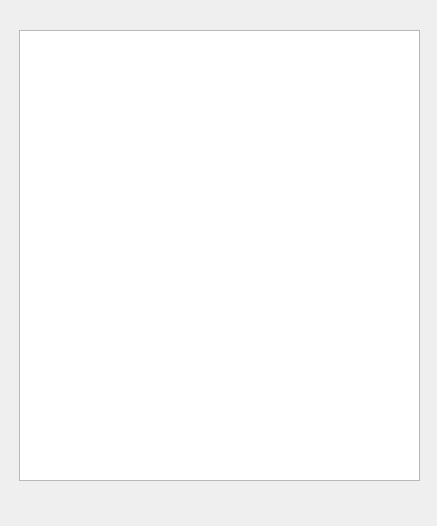
<?xml version="1.0" encoding="UTF-8"?>
<ui version="4.0">
 <class>TripWindow</class>
 <widget class="QDialog" name="TripWindow">
  <property name="geometry">
   <rect>
    <x>0</x>
    <y>0</y>
    <width>437</width>
    <height>526</height>
   </rect>
  </property>
  <property name="windowTitle">
   <string>Trip Totals</string>
  </property>
  <property name="windowOpacity">
   <double>0.920000000000000</double>
  </property>
  <property name="styleSheet">
   <string notr="true">QToolTip {
    border: 1px solid #76797C;
    background-color: #5A7566;
    color: white;
    padding: 0px;                /*remove padding, for fix combobox tooltip.*/
    opacity: 200;
}

QWidget {
    background: qlineargradient(x1:0 y1:0, x2:1 y2:0, stop:0 #000000, stop:1 #434343);

    selection-background-color: #3daee9;
    selection-color: #eff0f1;
    background-clip: border;
    border-image: none;
    border: 0px transparent black;
    outline: 0;
}
QHBoxLayout {
    background-color:black;
}

QWidget:item:hover {
    background-color: #18465d;
    color: #eff0f1;
}

QWidget:item:selected {
    background-color: #18465d;
}

QCheckBox {
    spacing: 5px;
    outline: none;
    color: #eff0f1;
    margin-bottom: 2px;
}

QCheckBox:disabled {
    color: #76797C;
}

QCheckBox::indicator,
QGroupBox::indicator {
    width: 18px;
    height: 18px;
}

QGroupBox::indicator {
    margin-left: 2px;
}

QCheckBox::indicator:unchecked {
    image: url(:/qss_icons/rc/checkbox_unchecked.png);
}

QCheckBox::indicator:unchecked:hover,
QCheckBox::indicator:unchecked:focus,
QCheckBox::indicator:unchecked:pressed,
QGroupBox::indicator:unchecked:hover,
QGroupBox::indicator:unchecked:focus,
QGroupBox::indicator:unchecked:pressed {
    border: none;
    image: url(:/qss_icons/rc/checkbox_unchecked_focus.png);
}

QCheckBox::indicator:checked {
    image: url(:/qss_icons/rc/checkbox_checked.png);
}

QCheckBox::indicator:checked:hover,
QCheckBox::indicator:checked:focus,
QCheckBox::indicator:checked:pressed,
QGroupBox::indicator:checked:hover,
QGroupBox::indicator:checked:focus,
QGroupBox::indicator:checked:pressed {
    border: none;
    image: url(:/qss_icons/rc/checkbox_checked_focus.png);
}

QCheckBox::indicator:indeterminate {
    image: url(:/qss_icons/rc/checkbox_indeterminate.png);
}

QCheckBox::indicator:indeterminate:focus,
QCheckBox::indicator:indeterminate:hover,
QCheckBox::indicator:indeterminate:pressed {
    image: url(:/qss_icons/rc/checkbox_indeterminate_focus.png);
}

QCheckBox::indicator:checked:disabled,
QGroupBox::indicator:checked:disabled {
    image: url(:/qss_icons/rc/checkbox_checked_disabled.png);
}

QCheckBox::indicator:unchecked:disabled,
QGroupBox::indicator:unchecked:disabled {
    image: url(:/qss_icons/rc/checkbox_unchecked_disabled.png);
}

QRadioButton {
    spacing: 5px;
    outline: none;
    color: #eff0f1;
    margin-bottom: 2px;
}

QRadioButton:disabled {
    color: #76797C;
}

QRadioButton::indicator {
    width: 21px;
    height: 21px;
}

QRadioButton::indicator:unchecked {
    image: url(:/qss_icons/rc/radio_unchecked.png);
}

QRadioButton::indicator:unchecked:hover,
QRadioButton::indicator:unchecked:focus,
QRadioButton::indicator:unchecked:pressed {
    border: none;
    outline: none;
    image: url(:/qss_icons/rc/radio_unchecked_focus.png);
}

QRadioButton::indicator:checked {
    border: none;
    outline: none;
    image: url(:/qss_icons/rc/radio_checked.png);
}

QRadioButton::indicator:checked:hover,
QRadioButton::indicator:checked:focus,
QRadioButton::indicator:checked:pressed {
    border: none;
    outline: none;
    image: url(:/qss_icons/rc/radio_checked_focus.png);
}

QRadioButton::indicator:checked:disabled {
    outline: none;
    image: url(:/qss_icons/rc/radio_checked_disabled.png);
}

QRadioButton::indicator:unchecked:disabled {
    image: url(:/qss_icons/rc/radio_unchecked_disabled.png);
}

QMenuBar {
    background-color: #31363b;
    color: #eff0f1;
}

QMenuBar::item {
    background: transparent;
}

QMenuBar::item:selected {
    background: transparent;
    border: 1px solid #76797C;
}

QMenuBar::item:pressed {
    border: 1px solid #76797C;
    background-color: #3daee9;
    color: #eff0f1;
    margin-bottom: -1px;
    padding-bottom: 1px;
}

QMenu {
    border: 1px solid #76797C;
    color: #eff0f1;
    margin: 2px;
}

QMenu::icon {
    margin: 5px;
}

QMenu::item {
    padding: 5px 30px 5px 30px;
    border: 1px solid transparent;
    /* reserve space for selection border */
}

QMenu::item:selected {
    color: #eff0f1;
}

QMenu::separator {
    height: 2px;
    background: lightblue;
    margin-left: 10px;
    margin-right: 5px;
}

QMenu::indicator {
    width: 18px;
    height: 18px;
}


/* non-exclusive indicator = check box style indicator
   (see QActionGroup::setExclusive) */

QMenu::indicator:non-exclusive:unchecked {
    image: url(:/qss_icons/rc/checkbox_unchecked.png);
}

QMenu::indicator:non-exclusive:unchecked:selected {
    image: url(:/qss_icons/rc/checkbox_unchecked_disabled.png);
}

QMenu::indicator:non-exclusive:checked {
    image: url(:/qss_icons/rc/checkbox_checked.png);
}

QMenu::indicator:non-exclusive:checked:selected {
    image: url(:/qss_icons/rc/checkbox_checked_disabled.png);
}


/* exclusive indicator = radio button style indicator (see QActionGroup::setExclusive) */

QMenu::indicator:exclusive:unchecked {
    image: url(:/qss_icons/rc/radio_unchecked.png);
}

QMenu::indicator:exclusive:unchecked:selected {
    image: url(:/qss_icons/rc/radio_unchecked_disabled.png);
}

QMenu::indicator:exclusive:checked {
    image: url(:/qss_icons/rc/radio_checked.png);
}

QMenu::indicator:exclusive:checked:selected {
    image: url(:/qss_icons/rc/radio_checked_disabled.png);
}

QMenu::right-arrow {
    margin: 5px;
    image: url(:/qss_icons/rc/right_arrow.png)
}

QWidget:disabled {
    color: #454545;
    background-color: #31363b;
}

QAbstractItemView {
    alternate-background-color: #31363b;
    color: #eff0f1;
    border: 1px solid #3A3939;
    border-radius: 2px;
}

QWidget:focus,
QMenuBar:focus {
    border: 1px solid #3daee9;
}

QTabWidget:focus,
QCheckBox:focus,
QRadioButton:focus,
QSlider:focus {
    border: none;
}

QLineEdit {
    background-color: #232629;
    padding: 5px;
    border-style: solid;
    border: 1px solid #76797C;
    border-radius: 2px;
    color: #eff0f1;
}

QAbstractItemView QLineEdit {
    padding: 0;
}

QGroupBox {
    border: 1px solid #76797C;
    border-radius: 2px;
    margin-top: 20px;
}

QGroupBox::title {
    subcontrol-origin: margin;
    subcontrol-position: top center;
    padding-left: 10px;
    padding-right: 10px;
    padding-top: 10px;
}

QAbstractScrollArea {
    border-radius: 2px;
    border: 1px solid #76797C;
    background-color: transparent;
}

QScrollBar:horizontal {
    height: 15px;
    margin: 3px 15px 3px 15px;
    border: 1px transparent #2A2929;
    border-radius: 4px;
    background-color: #2A2929;
}

QScrollBar::handle:horizontal {
    background-color: #605F5F;
    min-width: 5px;
    border-radius: 4px;
}

QScrollBar::add-line:horizontal {
    margin: 0px 3px 0px 3px;
    border-image: url(:/qss_icons/rc/right_arrow_disabled.png);
    width: 10px;
    height: 10px;
    subcontrol-position: right;
    subcontrol-origin: margin;
}

QScrollBar::sub-line:horizontal {
    margin: 0px 3px 0px 3px;
    border-image: url(:/qss_icons/rc/left_arrow_disabled.png);
    height: 10px;
    width: 10px;
    subcontrol-position: left;
    subcontrol-origin: margin;
}

QScrollBar::add-line:horizontal:hover,
QScrollBar::add-line:horizontal:on {
    border-image: url(:/qss_icons/rc/right_arrow.png);
    height: 10px;
    width: 10px;
    subcontrol-position: right;
    subcontrol-origin: margin;
}

QScrollBar::sub-line:horizontal:hover,
QScrollBar::sub-line:horizontal:on {
    border-image: url(:/qss_icons/rc/left_arrow.png);
    height: 10px;
    width: 10px;
    subcontrol-position: left;
    subcontrol-origin: margin;
}

QScrollBar::up-arrow:horizontal,
QScrollBar::down-arrow:horizontal {
    background: none;
}

QScrollBar::add-page:horizontal,
QScrollBar::sub-page:horizontal {
    background: none;
}

QScrollBar:vertical {
    background-color: #2A2929;
    width: 15px;
    margin: 15px 3px 15px 3px;
    border: 1px transparent #2A2929;
    border-radius: 4px;
}

QScrollBar::handle:vertical {
    background-color: #605F5F;
    min-height: 5px;
    border-radius: 4px;
}

QScrollBar::sub-line:vertical {
    margin: 3px 0px 3px 0px;
    border-image: url(:/qss_icons/rc/up_arrow_disabled.png);
    height: 10px;
    width: 10px;
    subcontrol-position: top;
    subcontrol-origin: margin;
}

QScrollBar::add-line:vertical {
    margin: 3px 0px 3px 0px;
    border-image: url(:/qss_icons/rc/down_arrow_disabled.png);
    height: 10px;
    width: 10px;
    subcontrol-position: bottom;
    subcontrol-origin: margin;
}

QScrollBar::sub-line:vertical:hover,
QScrollBar::sub-line:vertical:on {
    border-image: url(:/qss_icons/rc/up_arrow.png);
    height: 10px;
    width: 10px;
    subcontrol-position: top;
    subcontrol-origin: margin;
}

QScrollBar::add-line:vertical:hover,
QScrollBar::add-line:vertical:on {
    border-image: url(:/qss_icons/rc/down_arrow.png);
    height: 10px;
    width: 10px;
    subcontrol-position: bottom;
    subcontrol-origin: margin;
}

QScrollBar::up-arrow:vertical,
QScrollBar::down-arrow:vertical {
    background: none;
}

QScrollBar::add-page:vertical,
QScrollBar::sub-page:vertical {
    background: none;
}

QTextEdit {
    background-color: #232629;
    color: #eff0f1;
    border: 1px solid #76797C;
}

QPlainTextEdit {
    background-color: #232629;
    ;
    color: #eff0f1;
    border-radius: 2px;
    border: 1px solid #76797C;
}

QHeaderView::section {
    background-color: #76797C;
    color: #eff0f1;
    padding: 5px;
    border: 1px solid #76797C;
}

QSizeGrip {
    image: url(:/qss_icons/rc/sizegrip.png);
    width: 12px;
    height: 12px;
}

QMainWindow::separator {
    background-color: #31363b;
    color: white;
    padding-left: 4px;
    spacing: 2px;
    border: 1px dashed #76797C;
}

QMainWindow::separator:hover {
    background-color: #787876;
    color: white;
    padding-left: 4px;
    border: 1px solid #76797C;
    spacing: 2px;
}

QMenu::separator {
    height: 1px;
    background-color: #76797C;
    color: white;
    padding-left: 4px;
    margin-left: 10px;
    margin-right: 5px;
}

QFrame {
    border-radius: 2px;
    border: 1px solid #76797C;
}

QFrame[frameShape=&quot;0&quot;] {
    border-radius: 2px;
    border: 1px transparent #76797C;
}

QStackedWidget {
    border: 1px transparent black;
}

QToolBar {
    border: 1px transparent #393838;
    background: 1px solid #31363b;
    font-weight: bold;
}

QToolBar::handle:horizontal {
    image: url(:/qss_icons/rc/Hmovetoolbar.png);
}

QToolBar::handle:vertical {
    image: url(:/qss_icons/rc/Vmovetoolbar.png);
}

QToolBar::separator:horizontal {
    image: url(:/qss_icons/rc/Hsepartoolbar.png);
}

QToolBar::separator:vertical {
    image: url(:/qss_icons/rc/Vsepartoolbar.png);
}

QToolButton#qt_toolbar_ext_button {
    background: #58595a
}

QPushButton {
    color: white;
    background: qlineargradient(x1:0 y1:0, x2:1 y2:0, stop:0 #333333, stop:1 #dd1818);

    border-width: 1px;
    border-color: rgb(255, 0, 24);
    border-style: solid;
    padding: 5px;
    border-radius: 2px;
    outline: none;
}

QPushButton:pressed {
    background-color: #e65c00;
    padding-top: -15px;
    padding-bottom: -17px;
}

QComboBox {
    selection-background-color: #3daee9;
    border-style: solid;
    border: 1px solid #76797C;
    border-radius: 2px;
    padding: 5px;
    min-width: 75px;
}

QPushButton:checked {
    background-color: #76797C;
    border-color: #6A6969;
}

QComboBox:hover,
QPushButton:hover,
QAbstractSpinBox:hover,
QLineEdit:hover,
QTextEdit:hover,
QPlainTextEdit:hover,
QAbstractView:hover,
QTreeView:hover {
    border: 2px solid yellow;
    color: yellow;
}

QComboBox:on {
    padding-top: 3px;
    padding-left: 4px;
    selection-background-color: rgba(255, 0, 0, 0.5);
}

QComboBox QAbstractItemView {
    background-color: #232629;
    border-radius: 2px;
    border: 1px solid #76797C;
    selection-background-color: #18465d;
}

QComboBox::drop-down {
    subcontrol-origin: padding;
    subcontrol-position: top right;
    width: 15px;
    border-left-width: 0px;
    border-left-color: darkgray;
    border-left-style: solid;
    border-top-right-radius: 3px;
    border-bottom-right-radius: 3px;
}

QComboBox::down-arrow {
    image: url(:/qss_icons/rc/down_arrow_disabled.png);
}

QComboBox::down-arrow:on,
QComboBox::down-arrow:hover,
QComboBox::down-arrow:focus {
    image: url(:/qss_icons/rc/down_arrow.png);
}

QAbstractSpinBox {
    padding: 5px;
    border: 1px solid #76797C;
    background-color: #232629;
    color: #eff0f1;
    border-radius: 2px;
    min-width: 75px;
}

QAbstractSpinBox:up-button {
    background-color: transparent;
    subcontrol-origin: border;
    subcontrol-position: center right;
}

QAbstractSpinBox:down-button {
    background-color: transparent;
    subcontrol-origin: border;
    subcontrol-position: center left;
}

QAbstractSpinBox::up-arrow,
QAbstractSpinBox::up-arrow:disabled,
QAbstractSpinBox::up-arrow:off {
    image: url(:/qss_icons/rc/up_arrow_disabled.png);
    width: 10px;
    height: 10px;
}

QAbstractSpinBox::up-arrow:hover {
    image: url(:/qss_icons/rc/up_arrow.png);
}

QAbstractSpinBox::down-arrow,
QAbstractSpinBox::down-arrow:disabled,
QAbstractSpinBox::down-arrow:off {
    image: url(:/qss_icons/rc/down_arrow_disabled.png);
    width: 10px;
    height: 10px;
}

QAbstractSpinBox::down-arrow:hover {
    image: url(:/qss_icons/rc/down_arrow.png);
}

QLabel {
    border: 0px solid black;
}

QTabWidget {
    border: 0px transparent black;
}

QTabWidget::pane {
    border: 1px solid #76797C;
    padding: 5px;
    margin: 0px;
}

QTabWidget::tab-bar {
    /* left: 5px; move to the right by 5px */
}

QTabBar {
    qproperty-drawBase: 0;
    border-radius: 3px;
}

QTabBar:focus {
    border: 0px transparent black;
}

QTabBar::close-button {
    image: url(:/qss_icons/rc/close.png);
    background: transparent;
}

QTabBar::close-button:hover {
    image: url(:/qss_icons/rc/close-hover.png);
    background: transparent;
}

QTabBar::close-button:pressed {
    image: url(:/qss_icons/rc/close-pressed.png);
    background: transparent;
}


/* TOP TABS */

QTabBar::tab:top {
    color: #eff0f1;
    border: 1px solid #76797C;
    border-bottom: 1px transparent black;
    background-color: #31363b;
    padding: 5px;
    min-width: 50px;
    border-top-left-radius: 2px;
    border-top-right-radius: 2px;
}

QTabBar::tab:top:selected {
    color: #eff0f1;
    background-color: #54575B;
    border: 1px solid #76797C;
    border-bottom: 2px solid #3daee9;
    border-top-left-radius: 2px;
    border-top-right-radius: 2px;
}

QTabBar::tab:top:!selected:hover {
    background-color: #3daee9;
}


/* BOTTOM TABS */

QTabBar::tab:bottom {
    color: #eff0f1;
    border: 1px solid #76797C;
    border-top: 1px transparent black;
    background-color: #31363b;
    padding: 5px;
    border-bottom-left-radius: 2px;
    border-bottom-right-radius: 2px;
    min-width: 50px;
}

QTabBar::tab:bottom:selected {
    color: #eff0f1;
    background-color: #54575B;
    border: 1px solid #76797C;
    border-top: 2px solid #3daee9;
    border-bottom-left-radius: 2px;
    border-bottom-right-radius: 2px;
}

QTabBar::tab:bottom:!selected:hover {
    background-color: #3daee9;
}


/* LEFT TABS */

QTabBar::tab:left {
    color: #eff0f1;
    border: 1px solid #76797C;
    border-left: 1px transparent black;
    background-color: #31363b;
    padding: 5px;
    border-top-right-radius: 2px;
    border-bottom-right-radius: 2px;
    min-height: 50px;
}

QTabBar::tab:left:selected {
    color: #eff0f1;
    background-color: #54575B;
    border: 1px solid #76797C;
    border-left: 2px solid #3daee9;
    border-top-right-radius: 2px;
    border-bottom-right-radius: 2px;
}

QTabBar::tab:left:!selected:hover {
    background-color: #3daee9;
}


/* RIGHT TABS */

QTabBar::tab:right {
    color: #eff0f1;
    border: 1px solid #76797C;
    border-right: 1px transparent black;
    background-color: #31363b;
    padding: 5px;
    border-top-left-radius: 2px;
    border-bottom-left-radius: 2px;
    min-height: 50px;
}

QTabBar::tab:right:selected {
    color: #eff0f1;
    background-color: #54575B;
    border: 1px solid #76797C;
    border-right: 2px solid #3daee9;
    border-top-left-radius: 2px;
    border-bottom-left-radius: 2px;
}

QTabBar::tab:right:!selected:hover {
    background-color: #3daee9;
}

QTabBar QToolButton::right-arrow:enabled {
    image: url(:/qss_icons/rc/right_arrow.png);
}

QTabBar QToolButton::left-arrow:enabled {
    image: url(:/qss_icons/rc/left_arrow.png);
}

QTabBar QToolButton::right-arrow:disabled {
    image: url(:/qss_icons/rc/right_arrow_disabled.png);
}

QTabBar QToolButton::left-arrow:disabled {
    image: url(:/qss_icons/rc/left_arrow_disabled.png);
}

QDockWidget {
    background: #31363b;
    border: 1px solid #403F3F;
    titlebar-close-icon: url(:/qss_icons/rc/close.png);
    titlebar-normal-icon: url(:/qss_icons/rc/undock.png);
}

QDockWidget::close-button,
QDockWidget::float-button {
    border: 1px solid transparent;
    border-radius: 2px;
    background: transparent;
}

QDockWidget::close-button:hover,
QDockWidget::float-button:hover {
    background: rgba(255, 255, 255, 10);
}

QDockWidget::close-button:pressed,
QDockWidget::float-button:pressed {
    padding: 1px -1px -1px 1px;
    background: rgba(255, 255, 255, 10);
}

QTreeView,
QListView {
    border: 1px solid #76797C;
    background-color: #232629;
}

QTreeView:branch:selected,
QTreeView:branch:hover {
    background: url(:/qss_icons/rc/transparent.png);
}

QTreeView::branch:has-siblings:!adjoins-item {
    border-image: url(:/qss_icons/rc/transparent.png);
}

QTreeView::branch:has-siblings:adjoins-item {
    border-image: url(:/qss_icons/rc/transparent.png);
}

QTreeView::branch:!has-children:!has-siblings:adjoins-item {
    border-image: url(:/qss_icons/rc/transparent.png);
}

QTreeView::branch:has-children:!has-siblings:closed,
QTreeView::branch:closed:has-children:has-siblings {
    image: url(:/qss_icons/rc/branch_closed.png);
}

QTreeView::branch:open:has-children:!has-siblings,
QTreeView::branch:open:has-children:has-siblings {
    image: url(:/qss_icons/rc/branch_open.png);
}

QTreeView::branch:has-children:!has-siblings:closed:hover,
QTreeView::branch:closed:has-children:has-siblings:hover {
    image: url(:/qss_icons/rc/branch_closed-on.png);
}

QTreeView::branch:open:has-children:!has-siblings:hover,
QTreeView::branch:open:has-children:has-siblings:hover {
    image: url(:/qss_icons/rc/branch_open-on.png);
}

QListView::item:!selected:hover,
QTreeView::item:!selected:hover {
    background: #18465d;
    outline: 0;
    color: #eff0f1
}

QListView::item:selected:hover,
QTreeView::item:selected:hover {
    background: #287399;
    color: #eff0f1;
}

QTreeView::indicator:checked,
QListView::indicator:checked {
    image: url(:/qss_icons/rc/checkbox_checked.png);
}

QTreeView::indicator:unchecked,
QListView::indicator:unchecked {
    image: url(:/qss_icons/rc/checkbox_unchecked.png);
}

QTreeView::indicator:checked:hover,
QTreeView::indicator:checked:focus,
QTreeView::indicator:checked:pressed,
QListView::indicator:checked:hover,
QListView::indicator:checked:focus,
QListView::indicator:checked:pressed {
    image: url(:/qss_icons/rc/checkbox_checked_focus.png);
}

QTreeView::indicator:unchecked:hover,
QTreeView::indicator:unchecked:focus,
QTreeView::indicator:unchecked:pressed,
QListView::indicator:unchecked:hover,
QListView::indicator:unchecked:focus,
QListView::indicator:unchecked:pressed {
    image: url(:/qss_icons/rc/checkbox_unchecked_focus.png);
}

QSlider::groove:horizontal {
    border: 1px solid #565a5e;
    height: 4px;
    background: #565a5e;
    margin: 0px;
    border-radius: 2px;
}

QSlider::handle:horizontal {
    background: #232629;
    border: 1px solid #565a5e;
    width: 16px;
    height: 16px;
    margin: -8px 0;
    border-radius: 9px;
}

QSlider::groove:vertical {
    border: 1px solid #565a5e;
    width: 4px;
    background: #565a5e;
    margin: 0px;
    border-radius: 3px;
}

QSlider::handle:vertical {
    background: #232629;
    border: 1px solid #565a5e;
    width: 16px;
    height: 16px;
    margin: 0 -8px;
    border-radius: 9px;
}

QToolButton {
    background-color: transparent;
    border: 1px transparent #76797C;
    border-radius: 2px;
    margin: 3px;
    padding: 5px;
}

QToolButton[popupMode=&quot;1&quot;] {
    /* only for MenuButtonPopup */
    padding-right: 20px;
    /* make way for the popup button */
    border: 1px #76797C;
    border-radius: 5px;
}

QToolButton[popupMode=&quot;2&quot;] {
    /* only for InstantPopup */
    padding-right: 10px;
    /* make way for the popup button */
    border: 1px #76797C;
}

QToolButton:hover,
QToolButton::menu-button:hover {
    background-color: transparent;
    border: 1px solid #3daee9;
    padding: 5px;
}

QToolButton:checked,
QToolButton:pressed,
QToolButton::menu-button:pressed {
    background-color: #3daee9;
    border: 1px solid #3daee9;
    padding: 5px;
}


/* the subcontrol below is used only in the InstantPopup or DelayedPopup mode */

QToolButton::menu-indicator {
    image: url(:/qss_icons/rc/down_arrow.png);
    top: -7px;
    left: -2px;
    /* shift it a bit */
}


/* the subcontrols below are used only in the MenuButtonPopup mode */

QToolButton::menu-button {
    border: 1px transparent #76797C;
    border-top-right-radius: 6px;
    border-bottom-right-radius: 6px;
    /* 16px width + 4px for border = 20px allocated above */
    width: 16px;
    outline: none;
}

QToolButton::menu-arrow {
    image: url(:/qss_icons/rc/down_arrow.png);
}

QToolButton::menu-arrow:open {
    border: 1px solid #76797C;
}

QPushButton::menu-indicator {
    subcontrol-origin: padding;
    subcontrol-position: bottom right;
    left: 8px;
}

QTableView {
    border: 1px solid #76797C;
    gridline-color: #31363b;
    background-color: #232629;
}

QTableView,
QHeaderView {
    border-radius: 0px;
}

QTableView::item:pressed,
QListView::item:pressed,
QTreeView::item:pressed {
    background: #18465d;
    color: #eff0f1;
}

QTableView::item:selected:active,
QTreeView::item:selected:active,
QListView::item:selected:active {
    background: #287399;
    color: #eff0f1;
}

QHeaderView {
    background-color: #31363b;
    border: 1px transparent;
    border-radius: 0px;
    margin: 0px;
    padding: 0px;
}

QHeaderView::section {
    background-color: #31363b;
    color: #eff0f1;
    padding: 5px;
    border: 1px solid #76797C;
    border-radius: 0px;
    text-align: center;
}

QHeaderView::section::vertical::first,
QHeaderView::section::vertical::only-one {
    border-top: 1px solid #76797C;
}

QHeaderView::section::vertical {
    border-top: transparent;
}

QHeaderView::section::horizontal::first,
QHeaderView::section::horizontal::only-one {
    border-left: 1px solid #76797C;
}

QHeaderView::section::horizontal {
    border-left: transparent;
}

QHeaderView::section:checked {
    color: white;
    background-color: #334e5e;
}


/* style the sort indicator */

QHeaderView::down-arrow {
    image: url(:/qss_icons/rc/down_arrow.png);
}

QHeaderView::up-arrow {
    image: url(:/qss_icons/rc/up_arrow.png);
}
QLabel {
    color: white;
}
QTableCornerButton::section {
    background-color: #31363b;
    border: 1px transparent #76797C;
    border-radius: 0px;
}

QToolBox {
    padding: 5px;
    border: 1px transparent black;
}

QToolBox::tab {
    color: #eff0f1;
    background-color: #31363b;
    border: 1px solid #76797C;
    border-bottom: 1px transparent #31363b;
    border-top-left-radius: 5px;
    border-top-right-radius: 5px;
}

QToolBox::tab:selected {
    /* italicize selected tabs */
    font: italic;
    background-color: #31363b;
    border-color: #3daee9;
}

QStatusBar::item {
    border: 0px transparent dark;
}

QFrame[height=&quot;3&quot;],
QFrame[width=&quot;3&quot;] {
    background-color: #76797C;
}

QSplitter::handle {
    border: 1px dashed #76797C;
}

QSplitter::handle:hover {
    background-color: #787876;
    border: 1px solid #76797C;
}

QSplitter::handle:horizontal {
    width: 1px;
}

QSplitter::handle:vertical {
    height: 1px;
}

QProgressBar {
    border: 1px solid #76797C;
    border-radius: 5px;
    text-align: center;
}

QProgressBar::chunk {
    background-color: #05B8CC;
}

QDateEdit {
    selection-background-color: #3daee9;
    border-style: solid;
    border: 1px solid #3375A3;
    border-radius: 2px;
    padding: 1px;
    min-width: 75px;
}

QDateEdit:on {
    padding-top: 3px;
    padding-left: 4px;
    selection-background-color: rgba(255, 0, 0, 0.5)
}

QDateEdit QAbstractItemView {
    background-color: #232629;
    border-radius: 2px;
    border: 1px solid #3375A3;
    selection-background-color: #3daee9;
}

QDateEdit::drop-down {
    subcontrol-origin: padding;
    subcontrol-position: top right;
    width: 15px;
    border-left-width: 0px;
    border-left-color: darkgray;
    border-left-style: solid;
    border-top-right-radius: 3px;
    border-bottom-right-radius: 3px;
}

QDateEdit::down-arrow {
    image: url(:/qss_icons/rc/down_arrow_disabled.png);
}

QDateEdit::down-arrow:on,
QDateEdit::down-arrow:hover,
QDateEdit::down-arrow:focus {
    image: url(:/qss_icons/rc/down_arrow.png);
}
</string>
  </property>
  <widget class="QListWidget" name="totalsListWidget">
   <property name="geometry">
    <rect>
     <x>19</x>
     <y>30</y>
     <width>401</width>
     <height>451</height>
    </rect>
   </property>
  </widget>
 </widget>
 <resources/>
 <connections/>
</ui>
